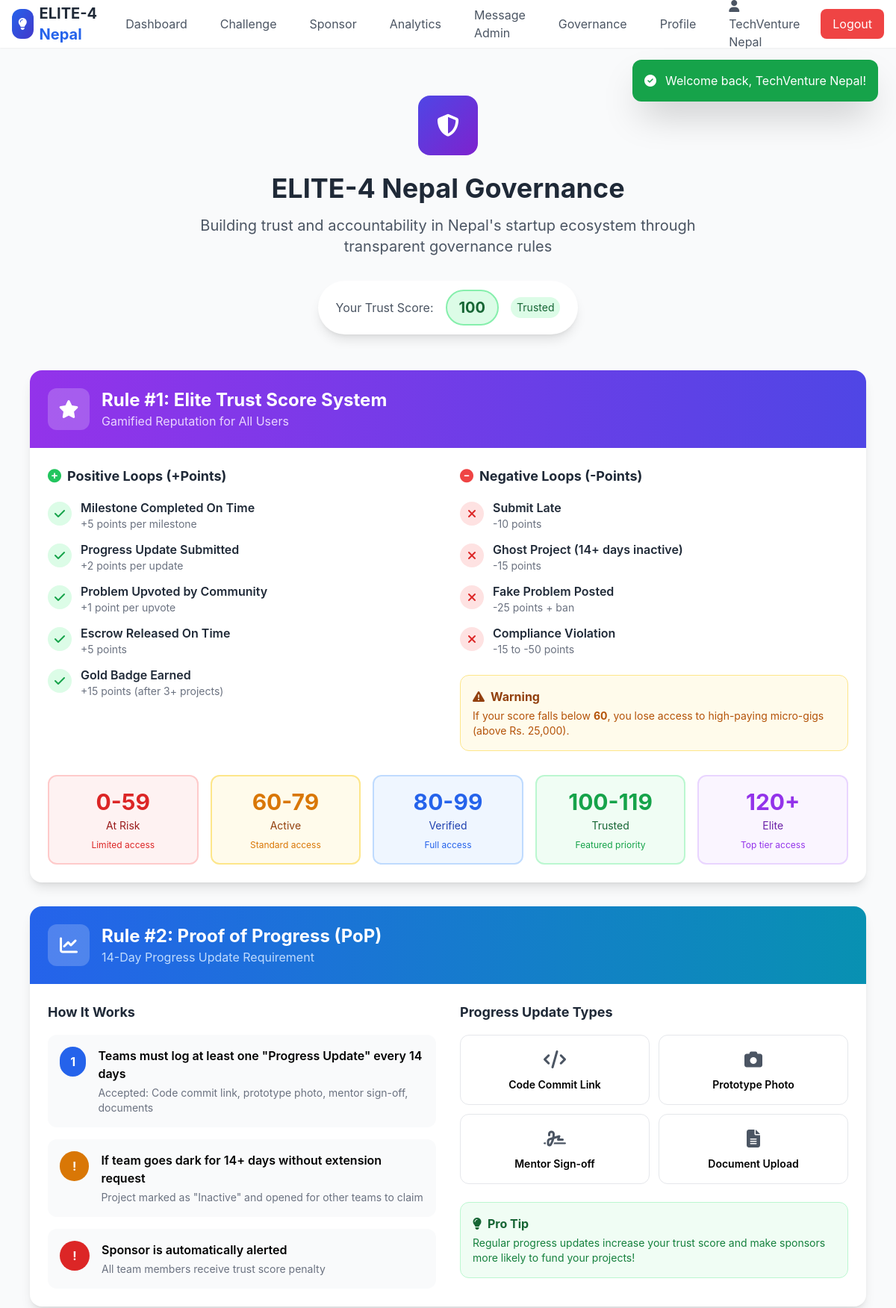
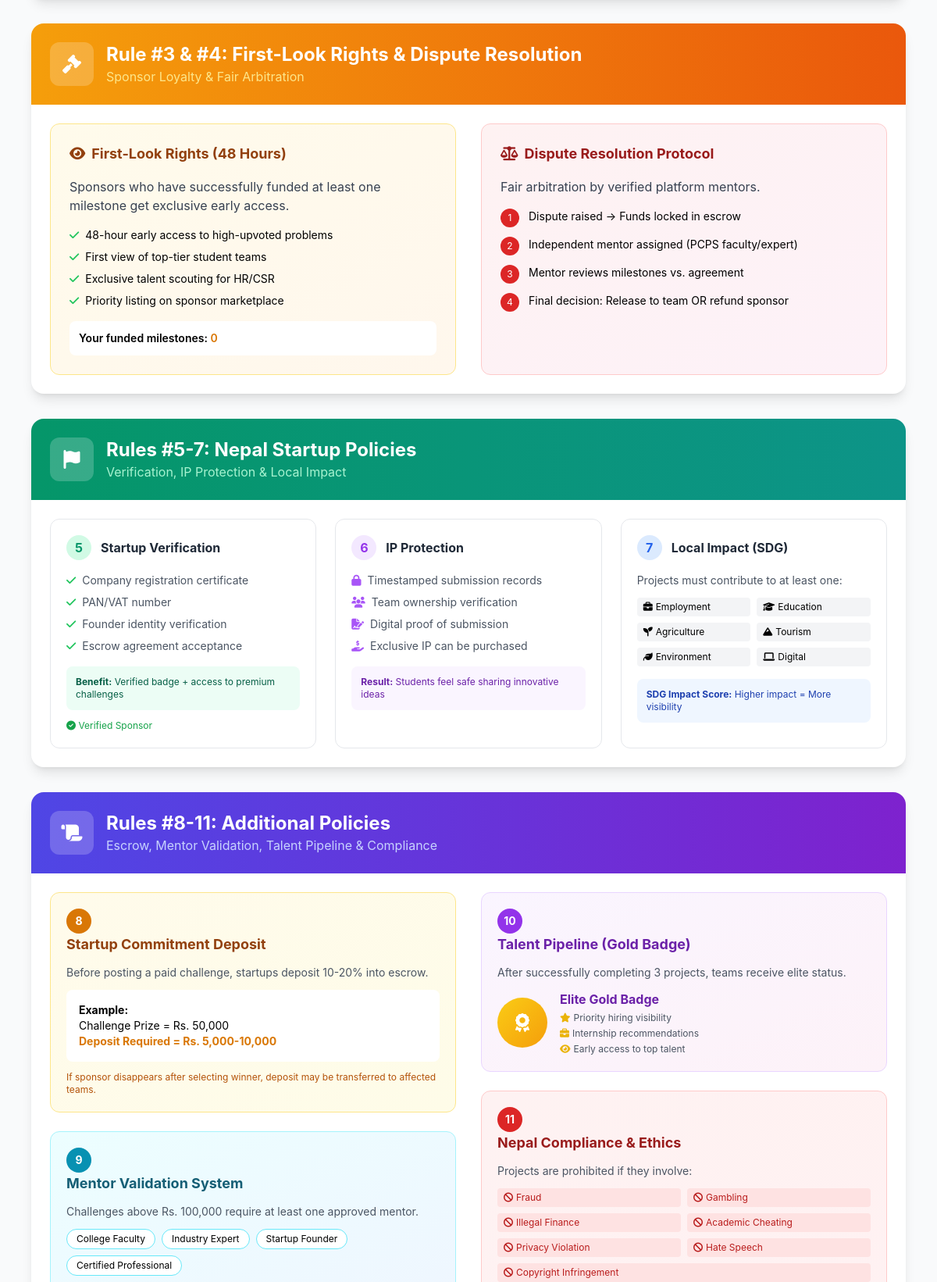
The page /governance.php (signed in, upper part) on the database its author committed (2 pictures, top to bottom).
### tables this page shows
CREATE TABLE `users` (
  `id` INT AUTO_INCREMENT PRIMARY KEY,
  `name` VARCHAR(100) NOT NULL,
  `email` VARCHAR(100) UNIQUE NOT NULL,
  `phone` VARCHAR(20) DEFAULT NULL,
  `password` VARCHAR(255) NOT NULL,
  `role` ENUM('citizen', 'student', 'sponsor', 'mentor', 'admin', 'moderator') NOT NULL DEFAULT 'citizen',
  `bio` TEXT DEFAULT NULL,
  `skills` TEXT DEFAULT NULL,
  `profile_photo` VARCHAR(255) DEFAULT NULL,
  `date_of_birth` DATE DEFAULT NULL,
  `is_active` TINYINT(1) DEFAULT 1,
  `trust_score` INT DEFAULT 100,
  `projects_completed` INT DEFAULT 0,
  `created_at` TIMESTAMP DEFAULT CURRENT_TIMESTAMP,
  `updated_at` TIMESTAMP DEFAULT CURRENT_TIMESTAMP ON UPDATE CURRENT_TIMESTAMP
);

### governance.php (the view, shortened to what the rows shown need)
<?php
require_once 'config.php';
$user = getCurrentUser();
$userTrustScore = getTrustScore($user['id']);
getHeader('Platform Governance');
?>
<div class="max-w-6xl mx-auto px-4 py-8">
    <div class="text-center mb-12">
        <h1 class="text-4xl font-bold text-gray-800 mb-4">ELITE-4 Nepal Governance</h1>
        <div class="mt-8 inline-flex items-center gap-4 bg-white px-6 py-3 rounded-full shadow-lg">
            <span class="text-gray-600">Your Trust Score:</span>
            <span class="px-4 py-2 rounded-full font-bold text-xl <?php echo getTrustBadgeClass($userTrustScore); ?> border-2">
                <?php echo $userTrustScore; ?>
            </span>
            <span class="text-sm <?php echo getTrustBadgeClass($userTrustScore); ?> px-2 py-1 rounded-full">
                <?php echo getTrustLabel($userTrustScore); ?>
            </span>
        </div>
    </div>
    <div class="space-y-8">
        <div class="bg-white rounded-2xl shadow-lg overflow-hidden">
            <div class="bg-gradient-to-r from-purple-600 to-indigo-600 p-6 text-white">
                <div class="flex items-center gap-4">
                    <div>
                        <h2 class="text-2xl font-bold">Rule #1: Elite Trust Score System</h2>
                    </div>
                </div>
            </div>
        </div>
        <div class="bg-white rounded-2xl shadow-lg overflow-hidden">
            <div class="bg-gradient-to-r from-blue-600 to-cyan-600 p-6 text-white">
                <div class="flex items-center gap-4">
                    <div>
                        <h2 class="text-2xl font-bold">Rule #2: Proof of Progress (PoP)</h2>
                    </div>
                </div>
            </div>
        </div>
        <div class="bg-white rounded-2xl shadow-lg overflow-hidden">
            <div class="bg-gradient-to-r from-amber-500 to-orange-600 p-6 text-white">
                <div class="flex items-center gap-4">
                    <div>
                        <h2 class="text-2xl font-bold">Rule #3 & #4: First-Look Rights & Dispute Resolution</h2>
                    </div>
                </div>
            </div>
        </div>
        <div class="bg-white rounded-2xl shadow-lg overflow-hidden">
            <div class="bg-gradient-to-r from-emerald-600 to-teal-600 p-6 text-white">
                <div class="flex items-center gap-4">
                    <div>
                        <h2 class="text-2xl font-bold">Rules #5-7: Nepal Startup Policies</h2>
                    </div>
                </div>
            </div>
        </div>
        <div class="bg-white rounded-2xl shadow-lg overflow-hidden">
            <div class="bg-gradient-to-r from-indigo-600 to-purple-700 p-6 text-white">
                <div class="flex items-center gap-4">
                    <div>
                        <h2 class="text-2xl font-bold">Rules #8-11: Additional Policies</h2>
                    </div>
                </div>
            </div>
        </div>
    </div>
</div>
<?php getFooter(); ?>

### config.php (shortened to what the rows shown need)
<?php
$conn = new mysqli(DB_HOST, DB_USER, DB_PASS, DB_NAME);
$conn->set_charset("utf8mb4");
function e($string) {
    return htmlspecialchars($string ?? '', ENT_QUOTES, 'UTF-8');
}
function getCurrentUser() {
    if (isset($_SESSION['user_id'])) {
        return getUserById($_SESSION['user_id']);
    }
    return null;
}
function getUserById($id) {
    global $conn;
    $stmt = $conn->prepare("SELECT * FROM users WHERE id = ? AND is_active = 1");
    $stmt->bind_param("i", $id);
    $stmt->execute();
    return ($r = $stmt->get_result()) ? $r->fetch_assoc() : null;
}
function getTrustScore($userId) {
    global $conn;
    $stmt = $conn->prepare("SELECT trust_score FROM users WHERE id = ?");
    $stmt->bind_param("i", $userId);
    $stmt->execute();
    $r = $stmt->get_result();
    $user = $r ? $r->fetch_assoc() : null;
    return $user ? (int)$user['trust_score'] : 100;
}
function getTrustBadgeClass($score) {
    if ($score >= 100) return 'bg-green-100 text-green-800 border-green-300';
    return 'bg-red-100 text-red-800 border-red-300';
}
function getTrustLabel($score) {
    if ($score >= 100) return 'Trusted';
    return 'At Risk';
}
function getHeader($title = 'ELITE-4 Nepal') {
    $user = getCurrentUser();
    $roleNav = '';
    if ($user) {
        $name = e($user['name']);
        $role = $user['role'];
        $navItems = [];
        switch ($role) {
            case 'sponsor': $navItems = [['sponsor_dashboard.php','Dashboard'],['create_challenge.php','Challenge'],['create_sponsorship.php','Sponsor'],['sponsor_progress.php','Analytics'],['sponsor_message_admin.php','Message Admin'],['governance.php','Governance'],['profile.php','Profile']]; break;
        }
        $desktopNav = ''; $mobileNavItems = '';
        foreach ($navItems as $item) {
            $desktopNav .= '<a href="'.$item[0].'" class="px-4 py-2 text-gray-600 hover:bg-gray-100 rounded-lg">'.$item[1].'</a>';
        }
        $roleNav = $desktopNav.'<a href="profile.php" class="px-4 py-2 text-gray-600 hover:bg-gray-100 rounded-lg"><i class="fas fa-user mr-1"></i>'.$name.'</a><a href="logout.php" class="px-4 py-2 bg-red-500 text-white rounded-lg hover:bg-red-600">Logout</a>';
    }
?><!DOCTYPE html><html lang="en"><head><script src="https://cdn.tailwindcss.com"></script><link rel="stylesheet" href="https://cdnjs.cloudflare.com/ajax/libs/font-awesome/6.5.1/css/all.min.css"></head><body class="bg-gray-50"><nav class="bg-white shadow-sm sticky top-0 z-50"><div class="max-w-7xl mx-auto px-4"><div class="flex justify-between items-center h-16"><div class="hidden md:flex items-center space-x-3"><?=$roleNav?></div></div></div></nav><div class="max-w-7xl mx-auto px-4 py-8"><?php
}
function getFooter() {
    echo '</div></body></html>';
}
?>

### rows shown on the page
users: name "TechVenture Nepal", userTrustScore "100", getTrustLabel($userTrustScore) "Trusted"

### other values the page prints
$item[1] "Dashboard Challenge Sponsor Analytics Message Admin Governance Profile"
$flash['message'] "Welcome back, TechVenture Nepal!"
getSponsorFundedMilestonesCount($user['id']) "0"
